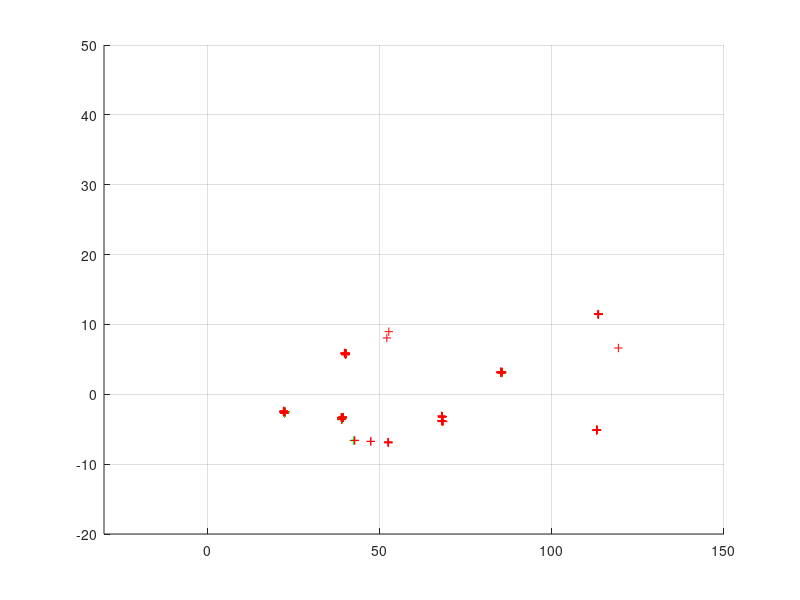

Source code (MATLAB): (Note: this script raises an error after producing the figure.)
% 'P' is a nx3 matrix containing identified objects in logFile.txt as following:
% successn xn yn
% successn: bool meaning that n-th object meets the criteria of a vertical element
% [xn yn]: float coordinates of the n-th object
P = load('test/prueba2/3logFile.txt');
%P = load("logFile.txt");
figure
hold on
for i=1:length(P)
    if(P(i,1)==0)
        plot(P(i,2),P(i,3),'+r')
    else
        plot(P(i,2),P(i,3),'+g')
    end
end
xlim([-30 150])
ylim([-20 50])
grid

% Check identifications around ground truth values of object locations
veMap = load("veMap2.yaml");
radius = 0.5;

theta = linspace(0,2*pi);

for i=1:length(veMap)
    x = radius*cos(theta) + veMap(i,1);
    y = radius*sin(theta) + veMap(i,2);
    plot(x,y,'b')
    
    x = 5*radius*cos(theta) + veMap(i,1);
    y = 5*radius*sin(theta) + veMap(i,2);
    plot(x,y,'k')
end
axis equal
hold off

count = zeros(length(veMap),4);
% First column: positive identifications
% Second column: false negatives
% Third column: total number of identifications
% Fourth column: difference between positives and false negatives (better
% when closer to column 1)

for i=1:length(P)
    for j=1:length(veMap)
        if((P(i,2)-veMap(j,1))^2 + (P(i,3)-veMap(j,2))^2 < radius^2)
            if (P(i,1) == 1)
                count(j,1) = count(j,1) + 1;
            else
                count(j,2) = count(j,2) - 1;
            end
        end
    count(j,3) = count(j,1) - count(j,2);
    count(j,4) = count(j,1) + count(j,2);
    end
end


count
